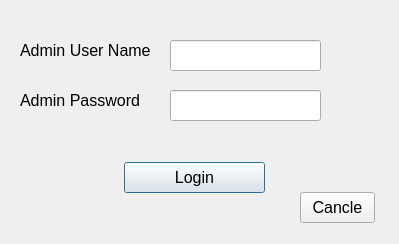
<?xml version="1.0" encoding="UTF-8"?>
<ui version="4.0">
 <class>AdminLogin</class>
 <widget class="QDialog" name="AdminLogin">
  <property name="geometry">
   <rect>
    <x>0</x>
    <y>0</y>
    <width>399</width>
    <height>244</height>
   </rect>
  </property>
  <property name="font">
   <font>
    <pointsize>12</pointsize>
   </font>
  </property>
  <property name="windowTitle">
   <string>Dialog</string>
  </property>
  <widget class="QLabel" name="label">
   <property name="geometry">
    <rect>
     <x>20</x>
     <y>40</y>
     <width>141</width>
     <height>21</height>
    </rect>
   </property>
   <property name="font">
    <font>
     <pointsize>12</pointsize>
    </font>
   </property>
   <property name="text">
    <string>Admin User Name</string>
   </property>
  </widget>
  <widget class="QLabel" name="label_2">
   <property name="geometry">
    <rect>
     <x>20</x>
     <y>90</y>
     <width>131</width>
     <height>21</height>
    </rect>
   </property>
   <property name="text">
    <string>Admin Password</string>
   </property>
  </widget>
  <widget class="QPushButton" name="pBLogin">
   <property name="geometry">
    <rect>
     <x>124</x>
     <y>162</y>
     <width>141</width>
     <height>31</height>
    </rect>
   </property>
   <property name="text">
    <string>Login</string>
   </property>
  </widget>
  <widget class="QPushButton" name="pushButton_2">
   <property name="geometry">
    <rect>
     <x>300</x>
     <y>192</y>
     <width>75</width>
     <height>31</height>
    </rect>
   </property>
   <property name="text">
    <string>Cancle</string>
   </property>
  </widget>
  <widget class="QLineEdit" name="lEAdminUserName">
   <property name="geometry">
    <rect>
     <x>170</x>
     <y>40</y>
     <width>151</width>
     <height>31</height>
    </rect>
   </property>
  </widget>
  <widget class="QLineEdit" name="lEAdminPassword">
   <property name="geometry">
    <rect>
     <x>170</x>
     <y>90</y>
     <width>151</width>
     <height>31</height>
    </rect>
   </property>
   <property name="echoMode">
    <enum>QLineEdit::Password</enum>
   </property>
  </widget>
 </widget>
 <resources/>
 <connections>
  <connection>
   <sender>pushButton_2</sender>
   <signal>clicked()</signal>
   <receiver>AdminLogin</receiver>
   <slot>close()</slot>
   <hints>
    <hint type="sourcelabel">
     <x>337</x>
     <y>212</y>
    </hint>
    <hint type="destinationlabel">
     <x>545</x>
     <y>215</y>
    </hint>
   </hints>
  </connection>
 </connections>
</ui>
